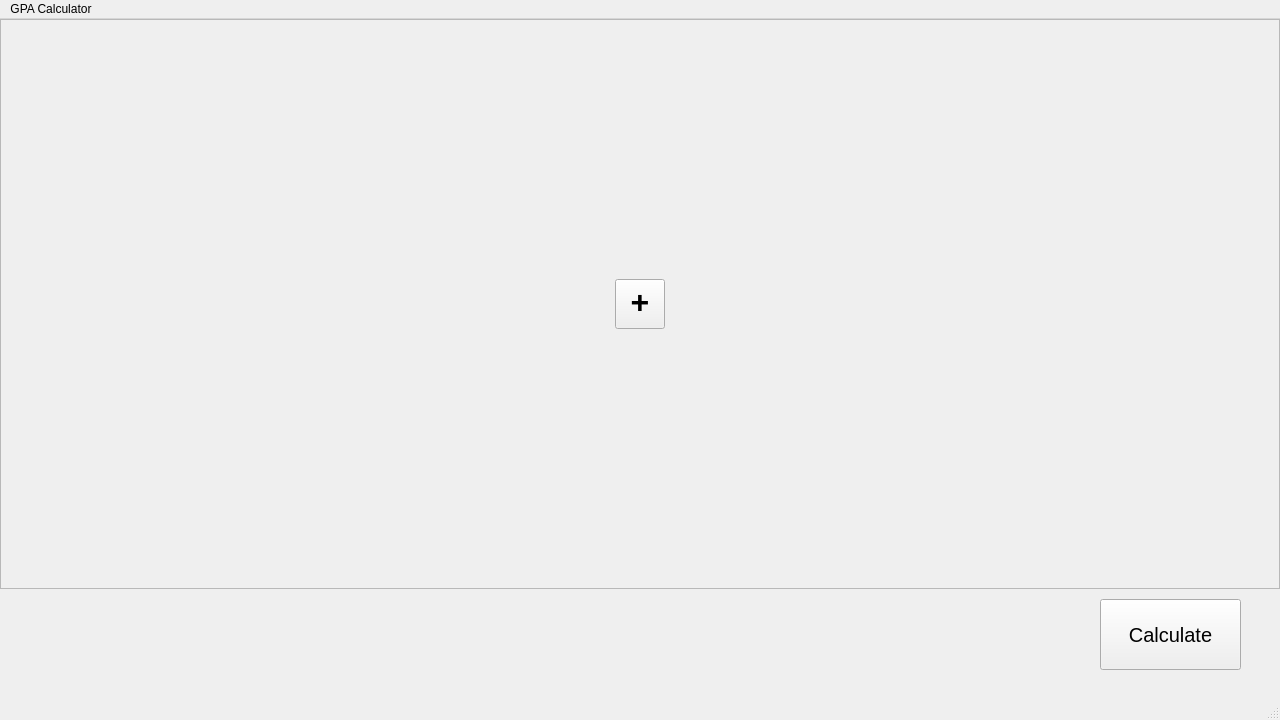
<?xml version="1.0" encoding="UTF-8"?>
<ui version="4.0">
 <class>MainWindow</class>
 <widget class="QMainWindow" name="MainWindow">
  <property name="geometry">
   <rect>
    <x>0</x>
    <y>0</y>
    <width>1280</width>
    <height>720</height>
   </rect>
  </property>
  <property name="windowTitle">
   <string>MainWindow</string>
  </property>
  <widget class="QWidget" name="centralwidget">
   <widget class="QPushButton" name="calculateButton">
    <property name="geometry">
     <rect>
      <x>1100</x>
      <y>580</y>
      <width>141</width>
      <height>71</height>
     </rect>
    </property>
    <property name="font">
     <font>
      <pointsize>15</pointsize>
      <italic>false</italic>
      <underline>false</underline>
      <strikeout>false</strikeout>
      <fontweight>DemiBold</fontweight>
     </font>
    </property>
    <property name="text">
     <string>Calculate</string>
    </property>
   </widget>
   <widget class="QLabel" name="outputLabel">
    <property name="geometry">
     <rect>
      <x>30</x>
      <y>580</y>
      <width>1021</width>
      <height>71</height>
     </rect>
    </property>
    <property name="font">
     <font>
      <pointsize>24</pointsize>
     </font>
    </property>
    <property name="text">
     <string/>
    </property>
   </widget>
   <widget class="QScrollArea" name="scrollArea">
    <property name="geometry">
     <rect>
      <x>0</x>
      <y>0</y>
      <width>1280</width>
      <height>570</height>
     </rect>
    </property>
    <property name="widgetResizable">
     <bool>true</bool>
    </property>
    <property name="alignment">
     <set>Qt::AlignmentFlag::AlignLeading|Qt::AlignmentFlag::AlignLeft|Qt::AlignmentFlag::AlignTop</set>
    </property>
    <widget class="QWidget" name="containerWidget">
     <property name="geometry">
      <rect>
       <x>0</x>
       <y>0</y>
       <width>1278</width>
       <height>568</height>
      </rect>
     </property>
     <layout class="QGridLayout" name="gridLayout">
      <item row="0" column="0">
       <widget class="QPushButton" name="addCourse">
        <property name="sizePolicy">
         <sizepolicy hsizetype="Minimum" vsizetype="Fixed">
          <horstretch>0</horstretch>
          <verstretch>0</verstretch>
         </sizepolicy>
        </property>
        <property name="minimumSize">
         <size>
          <width>50</width>
          <height>50</height>
         </size>
        </property>
        <property name="maximumSize">
         <size>
          <width>50</width>
          <height>50</height>
         </size>
        </property>
        <property name="font">
         <font>
          <pointsize>24</pointsize>
          <bold>true</bold>
         </font>
        </property>
        <property name="layoutDirection">
         <enum>Qt::LayoutDirection::LeftToRight</enum>
        </property>
        <property name="styleSheet">
         <string notr="true">QPushButton {
    text-align: center; /* Horizontally Center */
    padding-top: 0px;   /* Remove uneven spacing */
    padding-bottom: 5px;
}</string>
        </property>
        <property name="text">
         <string>+</string>
        </property>
       </widget>
      </item>
     </layout>
    </widget>
   </widget>
   <zorder>scrollArea</zorder>
   <zorder>calculateButton</zorder>
   <zorder>outputLabel</zorder>
  </widget>
  <widget class="QMenuBar" name="menubar">
   <property name="geometry">
    <rect>
     <x>0</x>
     <y>0</y>
     <width>1280</width>
     <height>25</height>
    </rect>
   </property>
   <widget class="QMenu" name="menuGPA_Calc">
    <property name="title">
     <string>GPA Calculator</string>
    </property>
   </widget>
   <addaction name="menuGPA_Calc"/>
  </widget>
  <widget class="QStatusBar" name="statusbar"/>
 </widget>
 <resources/>
 <connections/>
</ui>
